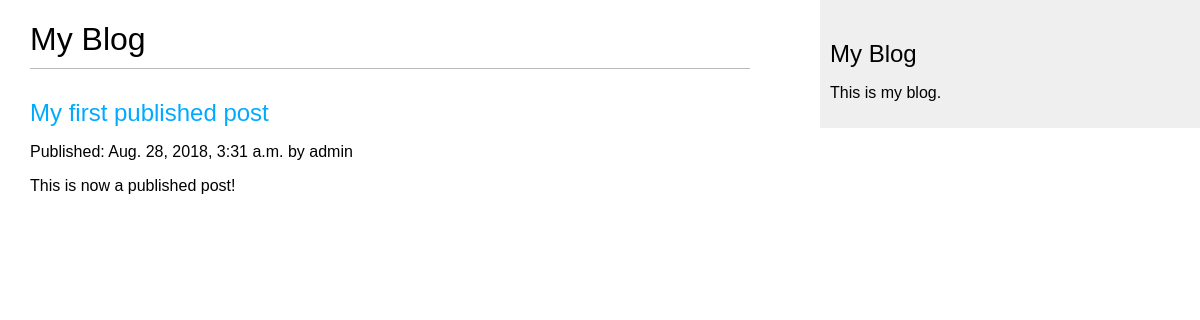
/blog/, run on an earlier commit of the app's database.
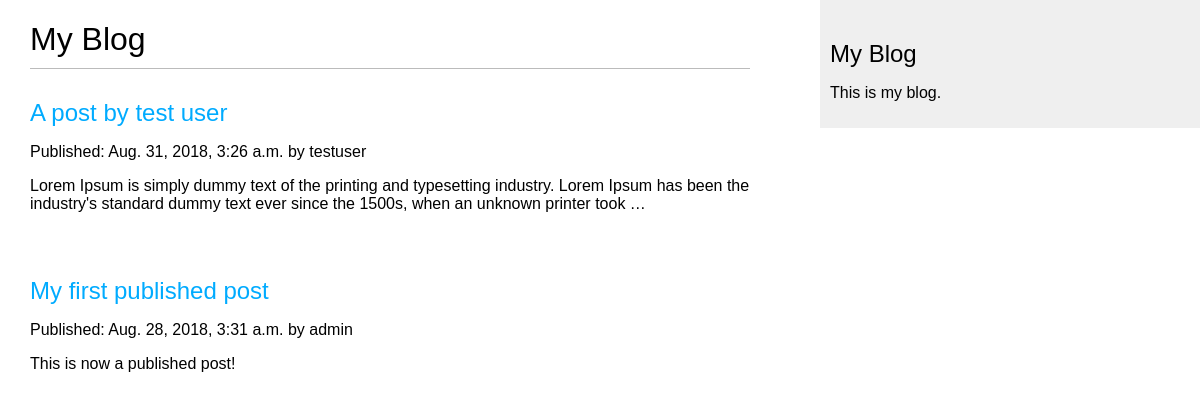
And on a later commit of the database.
### blog/models.py (models this page shows, shortened)
class Post(models.Model):
    STATUS_CHOICES = (
        ('draft', 'Draft'),
        ('published', 'Published'),
    )
    title = models.CharField(max_length=250)
    slug = models.SlugField(max_length=250, unique_for_date='publish')
    author = models.ForeignKey(User, on_delete=models.CASCADE, related_name='blog_posts')
    body = models.TextField()
    publish = models.DateTimeField(default=timezone.now)
    created = models.DateTimeField(auto_now_add=True)
    updated = models.DateTimeField(auto_now=True)
    status = models.CharField(max_length=10, choices=STATUS_CHOICES, default='draft')
    objects = models.Manager()
    published = PublishedManager()
    class Meta:
        ordering = ('-publish',)

### blog/views.py (the view)
# urls.py: path('', views.post_list, name="post_list"),
def post_list(request):
    posts = Post.published.all()
    return render(request, 'blog/post/list.html', context={'posts': posts})

### blog/models.py (called while the page is built)
    def get_queryset(self):
        return super(PublishedManager, self).get_queryset().filter(status='published')

### blog/templates/blog/post/list.html (shortened to what this page needs)
{% extends "blog/base.html" %}
{% block content%}
    <h1>My Blog</h1>
    {% for post in posts %}
        <h2>
            <a href="#">{{ post.title }}</a>
        </h2>
        <p>Published: {{ post.publish }} by {{ post.author }}</p>
        {{  post.body|truncatewords:30|linebreaks }}
        <br>
    {% endfor %}
{% endblock %}

### blog/templates/blog/base.html (shortened to what this page needs)
<!DOCTYPE html>
<html>
<head>
    {% load staticfiles %}
    <link href="{% static 'blog/css/blog.css' %}" rel="stylesheet">
</head>
<body>
    <div id="content">
        {% block content %}
        {% endblock %}
    </div>
    <div id="sidebar">
        <h2>My Blog</h2>
        <p>This is my blog.</p>
    </div>
</body>
</html>

### blog/static/blog/css/blog.css (style rules this page uses)
body { margin:0; padding:0; font-family:helvetica, sans-serif; }
a { color:#00abff; text-decoration:none; }
h1 { font-weight:normal; border-bottom:1px solid #bbb; padding:0 0 10px 0; }
h2 { font-weight:normal; margin:30px 0 0; }
#content { float:left; width:60%; padding:0 0 0 30px; }
#sidebar { float:right; width:30%; padding:10px; background:#efefef; height:100%; }

What changed in the data, as far as the page shows it:
added Post: title "A post by test user", publish "Aug. 31, 2018, 3:26 a.m.", author "testuser", body "Lorem Ipsum is simply dummy text of the printing and typesetting industry. Lorem Ipsum has been the industry's standard dummy text ever since the 1500s, when an unknown printer took …"
